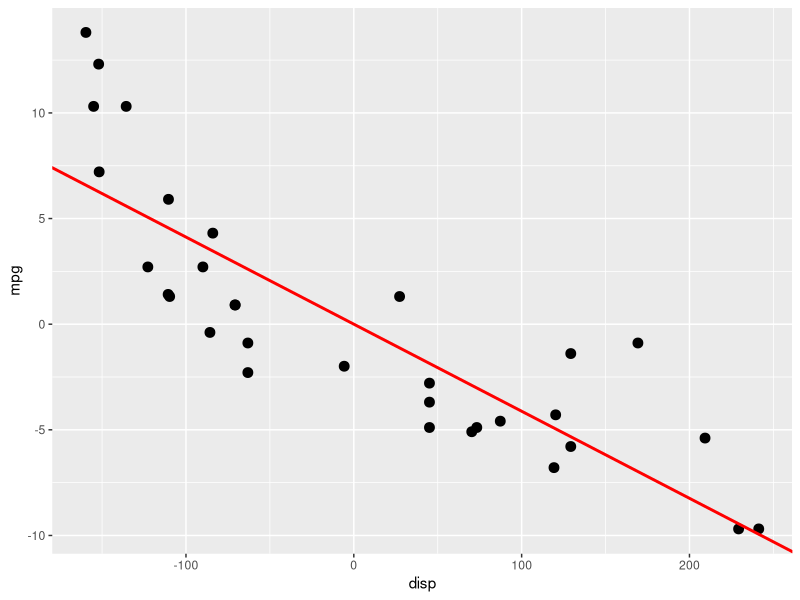

Source code (R):
## ---- chunk 1
library(ggplot2)
mpg <- mtcars$mpg - mean(mtcars$mpg)
disp <- mtcars$disp - mean(mtcars$disp)
l <- lm(mpg ~ disp)
d <- data.frame(mpg, disp)
g <- ggplot(d, aes(disp, mpg))
g <- g + geom_point(size = 3) + geom_abline(intercept = 0, slope = coef(l)[2],
                                            col = 'red', size = 1)
g
mpg <- mtcars$mpg - mean(mtcars$mpg)
disp <- mtcars$disp - mean(mtcars$disp)
l <- lm(mpg ~ disp)
mse <- mean((mpg - coef(l)[2] * disp)^2)
